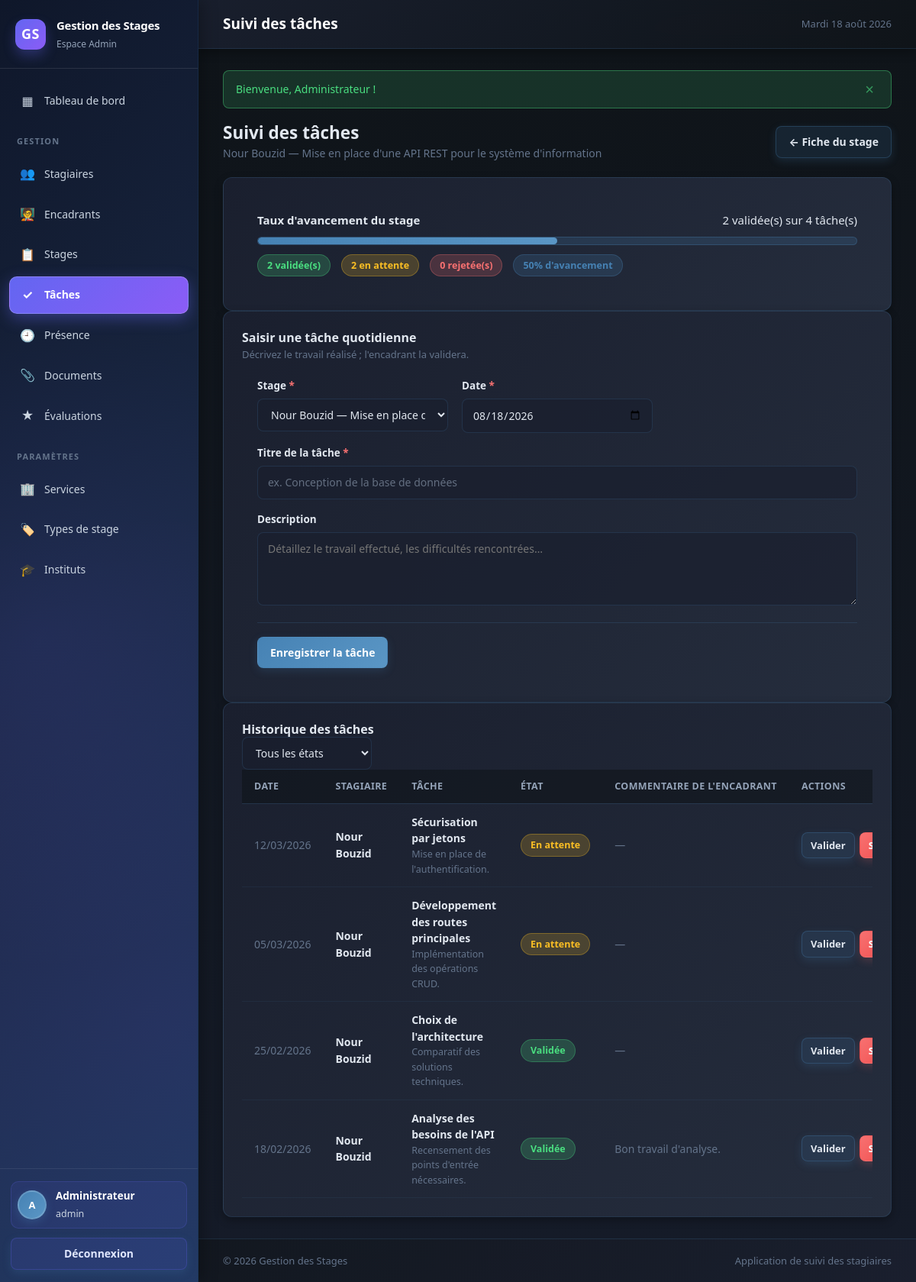
The app's page /taches.php?stage=2 (signed in) with its own data.
### tables this page shows
CREATE TABLE stage (
    id_stage     INT AUTO_INCREMENT PRIMARY KEY,
    id_stagiaire INT NOT NULL,
    id_service   INT DEFAULT NULL,
    id_encadrant INT DEFAULT NULL,
    id_type      INT DEFAULT NULL,
    sujet        VARCHAR(255) NOT NULL,
    description  TEXT DEFAULT NULL,
    date_debut   DATE NOT NULL,
    date_fin     DATE NOT NULL,
    type_stage   VARCHAR(50) DEFAULT NULL,
    statut       VARCHAR(30) NOT NULL DEFAULT 'En cours',
    CONSTRAINT fk_stage_stagiaire FOREIGN KEY (id_stagiaire)
        REFERENCES stagiaire (id_stagiaire) ON DELETE CASCADE,
    CONSTRAINT fk_stage_service FOREIGN KEY (id_service)
        REFERENCES service (id_service) ON DELETE SET NULL,
    CONSTRAINT fk_stage_encadrant FOREIGN KEY (id_encadrant)
        REFERENCES encadrant (id_encadrant) ON DELETE SET NULL,
    CONSTRAINT fk_stage_type FOREIGN KEY (id_type)
        REFERENCES type_stage (id_type) ON DELETE SET NULL,
    CONSTRAINT ck_stage_dates CHECK (date_fin >= date_debut),
    INDEX idx_stage_statut (statut)
);

CREATE TABLE stagiaire (
    id_stagiaire  INT AUTO_INCREMENT PRIMARY KEY,
    nom           VARCHAR(50)  NOT NULL,
    prenom        VARCHAR(50)  NOT NULL,
    cin           VARCHAR(20)  NOT NULL,
    email         VARCHAR(100) NOT NULL,
    telephone     VARCHAR(20)  DEFAULT NULL,
    etablissement VARCHAR(100) DEFAULT NULL,
    specialite    VARCHAR(100) DEFAULT NULL,
    niveau        VARCHAR(50)  DEFAULT NULL,
    id_institut   INT DEFAULT NULL,
    date_creation DATETIME NOT NULL DEFAULT CURRENT_TIMESTAMP,
    UNIQUE KEY uk_stagiaire_cin (cin),
    UNIQUE KEY uk_stagiaire_email (email),
    CONSTRAINT fk_stagiaire_institut FOREIGN KEY (id_institut)
        REFERENCES institut (id_institut) ON DELETE SET NULL
);

CREATE TABLE tache (
    id_tache    INT AUTO_INCREMENT PRIMARY KEY,
    id_stage    INT NOT NULL,
    titre       VARCHAR(150) NOT NULL,
    description TEXT DEFAULT NULL,
    date_tache  DATE NOT NULL,
    etat        VARCHAR(20) NOT NULL DEFAULT 'En attente',
    commentaire TEXT DEFAULT NULL COMMENT 'Commentaire de l''encadrant',
    date_validation DATETIME DEFAULT NULL,
    CONSTRAINT fk_tache_stage FOREIGN KEY (id_stage)
        REFERENCES stage (id_stage) ON DELETE CASCADE,
    INDEX idx_tache_etat (etat),
    INDEX idx_tache_date (date_tache)
);

### includes/db.php (called while the page is built, shortened)
<?php
function db(): PDO
{
    static $pdo = null;
    if ($pdo === null) {
        $dsn = sprintf('mysql:host=%s;dbname=%s;charset=%s', DB_HOST, DB_NAME, DB_CHARSET);
        try {
            $pdo = new PDO($dsn, DB_USER, DB_PASS, [
                PDO::ATTR_ERRMODE            => PDO::ERRMODE_EXCEPTION,
                PDO::ATTR_DEFAULT_FETCH_MODE => PDO::FETCH_ASSOC,
                PDO::ATTR_EMULATE_PREPARES   => false,
                PDO::MYSQL_ATTR_INIT_COMMAND => 'SET NAMES ' . DB_CHARSET . " COLLATE utf8mb4_unicode_ci",
            ]);
        } catch (PDOException $e) {
            http_response_code(500);
            exit(
                '<div style="font-family:system-ui;max-width:640px;margin:80px auto;padding:24px;'
                . 'border:1px solid #fecaca;background:#fef2f2;border-radius:12px;color:#991b1b">'
                . '<h2 style="margin:0 0 8px">Connexion à la base de données impossible</h2>'
                . '<p style="margin:0 0 12px">' . htmlspecialchars($e->getMessage()) . '</p>'
                . '<p style="margin:0;font-size:14px">Vérifiez que MySQL est démarré et que la base '
                . '<code>' . DB_NAME . '</code> a bien été importée (database/schema.sql).</p></div>'
            );
        }
    }
    return $pdo;
}
function query(string $sql, array $params = []): PDOStatement
{
    $stmt = db()->prepare($sql);
    $stmt->execute($params);
    return $stmt;
}
function fetchAll(string $sql, array $params = []): array
{
    return query($sql, $params)->fetchAll();
}
function fetchOne(string $sql, array $params = []): ?array
{
    $row = query($sql, $params)->fetch();
    return $row === false ? null : $row;
}

### includes/functions.php (called while the page is built, shortened)
<?php
require_once __DIR__ . '/db.php';
function e($value): string
{
    return htmlspecialchars((string) $value, ENT_QUOTES | ENT_SUBSTITUTE, 'UTF-8');
}
function url(string $path = ''): string
{
    return BASE_URL . '/' . ltrim($path, '/');
}
function dateFr(?string $date, string $format = 'd/m/Y'): string
{
    $ts = strtotime($date);
    return $ts ? date($format, $ts) : '—';
}
function progressionStage(int $idStage): array
{
    $row = fetchOne(
        "SELECT COUNT(*) AS total,
                SUM(etat = 'Validée')   AS validees,
                SUM(etat = 'En attente') AS attente,
                SUM(etat = 'Rejetée')   AS rejetees
         FROM tache WHERE id_stage = ?",
        [$idStage]
    );
    $total = (int) ($row['total'] ?? 0);
    return [
        'total'    => $total,
        'validees' => (int) ($row['validees'] ?? 0),
        'attente'  => (int) ($row['attente'] ?? 0),
        'rejetees' => (int) ($row['rejetees'] ?? 0),
        'taux'     => $total > 0 ? (int) round(((int) $row['validees'] / $total) * 100) : 0,
    ];
}
function etatBadge(string $etat): string
{
    return match ($etat) {
        'Validée'    => 'badge badge--success',
        'En attente' => 'badge badge--warning',
        'Rejetée'    => 'badge badge--danger',
        default      => 'badge',
    };
}

### includes/auth.php (called while the page is built, shortened)
<?php
require_once __DIR__ . '/functions.php';
function role(): ?string
{
    return $_SESSION['user']['role'] ?? null;
}
function estAdmin(): bool
{
    return role() === 'admin';
}
function estEncadrant(): bool
{
    return role() === 'encadrant';
}
function estStagiaire(): bool
{
    return role() === 'stagiaire';
}
function filtreStagesParRole(array &$params): string
{
    return '';
}

### public/taches.php (the view, shortened to what this page needs)
<?php
require_once __DIR__ . '/../includes/auth.php';
$idStage = intOrNull(get('stage'));
$params = [];
$sql = "SELECT t.*, s.sujet, s.id_stage, st.nom, st.prenom
        FROM tache t
        JOIN stage s     ON s.id_stage = t.id_stage
        JOIN stagiaire st ON st.id_stagiaire = s.id_stagiaire
        WHERE 1=1";
$sql .= filtreStagesParRole($params);
if ($idStage) {
    $sql .= ' AND t.id_stage = ?';
    $params[] = $idStage;
}
$sql .= ' ORDER BY t.date_tache DESC, t.id_tache DESC';
$taches = fetchAll($sql, $params);
$p2 = [];
$stagesDispo = fetchAll(
    "SELECT s.id_stage, s.sujet, st.nom, st.prenom
     FROM stage s JOIN stagiaire st ON st.id_stagiaire = s.id_stagiaire
     WHERE s.statut = 'En cours' " . filtreStagesParRole($p2) . ' ORDER BY st.nom',
    $p2
);
$stageCourant = $idStage ? fetchOne(
    'SELECT s.*, st.nom, st.prenom FROM stage s
     JOIN stagiaire st ON st.id_stagiaire = s.id_stagiaire WHERE s.id_stage = ?',
    [$idStage]
) : null;
$prog = $idStage ? progressionStage($idStage) : null;
require_once __DIR__ . '/../includes/header.php';
?>
<div class="page-head">
    <div>
        <h2 class="mb-0">Suivi des tâches</h2>
        <p>
            <?php if ($stageCourant): ?>
                <?= e($stageCourant['prenom'] . ' ' . $stageCourant['nom']) ?> — <?= e($stageCourant['sujet']) ?>
            <?php else: ?>
                <?= count($taches) ?> tâche(s) · saisie quotidienne et validation par l'encadrant
            <?php endif; ?>
        </p>
    </div>
    <?php if ($idStage): ?>
        <a class="btn btn--secondary" href="<?= url('stage_details.php?id=' . $idStage) ?>">← Fiche du stage</a>
    <?php endif; ?>
</div>
<?php if ($prog && $prog['total'] > 0): ?>
    <section class="card">
        <div class="card__body">
            <div style="display:flex;justify-content:space-between;align-items:center;gap:16px;flex-wrap:wrap;margin-bottom:10px">
                <strong>Taux d'avancement du stage</strong>
                <span class="muted"><?= $prog['validees'] ?> validée(s) sur <?= $prog['total'] ?> tâche(s)</span>
            </div>
            <div class="progress" style="height:11px">
                <div class="progress__bar<?= $prog['taux'] >= 100 ? ' progress__bar--success' : '' ?>"
                     style="width:<?= $prog['taux'] ?>%"></div>
            </div>
            <div style="display:flex;gap:14px;margin-top:12px;flex-wrap:wrap">
                <span class="badge badge--success"><?= $prog['validees'] ?> validée(s)</span>
                <span class="badge badge--warning"><?= $prog['attente'] ?> en attente</span>
                <span class="badge badge--danger"><?= $prog['rejetees'] ?> rejetée(s)</span>
                <span class="badge"><?= $prog['taux'] ?>% d'avancement</span>
            </div>
        </div>
    </section>
<?php endif; ?>
<?php if ($stagesDispo && !estEncadrant()): ?>
<section class="card">
    <div class="card__head">
        <div>
            <h3>Saisir une tâche quotidienne</h3>
            <p>Décrivez le travail réalisé ; l'encadrant la validera.</p>
        </div>
    </div>
    <div class="card__body">
        <form method="post">
            <div class="form-grid">
                <?php if (count($stagesDispo) > 1 || !$idStage): ?>
                    <div class="field">
                        <label for="id_stage">Stage <span class="req">*</span></label>
                        <select class="select" id="id_stage" name="id_stage" required>
                            <?php foreach ($stagesDispo as $sd): ?>
                                <option value="<?= (int) $sd['id_stage'] ?>" <?= $idStage === (int) $sd['id_stage'] ? 'selected' : '' ?>>
                                    <?= e($sd['prenom'] . ' ' . $sd['nom'] . ' — ' . mb_strimwidth($sd['sujet'], 0, 45, '…')) ?>
                                </option>
                            <?php endforeach; ?>
                        </select>
                    </div>
                <?php else: ?>
                    <input type="hidden" name="id_stage" value="<?= (int) ($idStage ?: $stagesDispo[0]['id_stage']) ?>">
                <?php endif; ?>
                <div class="field">
                    <label for="date_tache">Date <span class="req">*</span></label>
                    <input class="input" type="date" id="date_tache" name="date_tache" required
                           value="<?= date('Y-m-d') ?>" max="<?= date('Y-m-d') ?>">
                </div>
                <div class="field field--full">
                    <label for="titre">Titre de la tâche <span class="req">*</span></label>
                    <input class="input" type="text" id="titre" name="titre" required maxlength="150"
                           placeholder="ex. Conception de la base de données">
                </div>
                <div class="field field--full">
                    <label for="description">Description</label>
                    <textarea class="textarea" id="description" name="description"
                              placeholder="Détaillez le travail effectué, les difficultés rencontrées…"></textarea>
                </div>
            </div>
            <div class="form-actions">
                <button class="btn" type="submit">Enregistrer la tâche</button>
            </div>
        </form>
    </div>
</section>
<?php endif; ?>
<section class="card">
    <div class="card__head">
        <h3>Historique des tâches</h3>
        <form method="get" class="toolbar" style="margin:0">
            <div class="field">
                <select class="select" name="etat" data-auto-submit>
                    <option value="">Tous les états</option>
                </select>
            </div>
        </form>
    </div>
    <div class="card__body card__body--flush">
        <?php if (!$taches): ?>
            <div class="empty">
                <span class="empty__icon">✓</span>
                <p>Aucune tâche enregistrée pour le moment.</p>
            </div>
        <?php else: ?>
            <div class="table-wrap">
                <table class="table">
                    <thead>
                    <tr>
                        <th>Date</th>
                        <?php if (!estStagiaire()): ?><th>Stagiaire</th><?php endif; ?>
                        <th>Tâche</th>
                        <th>État</th>
                        <th>Commentaire de l'encadrant</th>
                        <th class="text-right">Actions</th>
                    </tr>
                    </thead>
                    <tbody>
                    <?php foreach ($taches as $t): ?>
                        <tr>
                            <td class="nowrap muted"><?= dateFr($t['date_tache']) ?></td>
                            <?php if (!estStagiaire()): ?>
                                <td><strong><?= e($t['prenom'] . ' ' . $t['nom']) ?></strong></td>
                            <?php endif; ?>
                            <td style="max-width:320px">
                                <div style="font-weight:600"><?= e($t['titre']) ?></div>
                                <?php if ($t['description']): ?>
                                    <div class="person__sub" style="white-space:pre-line"><?= e($t['description']) ?></div>
                                <?php endif; ?>
                            </td>
                            <td><span class="<?= etatBadge($t['etat']) ?>"><?= e($t['etat']) ?></span></td>
                            <td style="max-width:220px" class="muted">
                                <?= $t['commentaire'] ? e($t['commentaire']) : '—' ?>
                            </td>
                            <td>
                                <div class="table__actions" style="justify-content:flex-end">
                                    <?php if (estAdmin() || estEncadrant()): ?>
                                        <button class="btn btn--secondary btn--sm" type="button"
                                                onclick="document.getElementById('val-<?= (int) $t['id_tache'] ?>').classList.toggle('is-hidden')">
                                            Valider
                                        </button>
                                    <?php endif; ?>
                                    <?php if (estAdmin() || estEncadrant() || $t['etat'] !== 'Validée'): ?>
                                        <form method="post" style="display:inline">
                                            <button class="btn btn--danger btn--sm" type="submit"
                                                    data-confirm="Supprimer cette tâche ?">Suppr.</button>
                                        </form>
                                    <?php endif; ?>
                                </div>
                            </td>
                        </tr>
                    <?php endforeach; ?>
                    </tbody>
                </table>
            </div>
        <?php endif; ?>
    </div>
</section>
<?php require_once __DIR__ . '/../includes/footer.php'; ?>

### records on screen
stage: id_stagiaire.nom "Nour Bouzid", sujet "Mise en place d'une API REST pour le système d'information"
tache: date_tache "12/03/2026", stagiaire.prenom+nom "Nour Bouzid", titre "Sécurisation par jetons", description "Mise en place de l'authentification.", etat "En attente"
tache: date_tache "05/03/2026", stagiaire.prenom+nom "Nour Bouzid", titre "Développement des routes principales", description "Implémentation des opérations CRUD.", etat "En attente"
tache: date_tache "25/02/2026", stagiaire.prenom+nom "Nour Bouzid", titre "Choix de l'architecture", description "Comparatif des solutions techniques.", etat "Validée"
tache: date_tache "18/02/2026", stagiaire.prenom+nom "Nour Bouzid", titre "Analyse des besoins de l'API", description "Recensement des points d'entrée nécessaires.", etat "Validée", commentaire "Bon travail d'analyse."

### other values on screen
$u['role'] "Admin"
mb_substr($u['nom_complet'], 0, 1) "A"
$u['nom_complet'] "Administrateur"
$u['login'] "admin"
$pageTitle "Suivi des tâches"
strftime_fr() "Mardi 18 août 2026"
$f['message'] "Bienvenue, Administrateur !"
$prog['validees'] "2"
$prog['total'] "4"
$prog['attente'] "2"
$prog['rejetees'] "0"
$prog['taux'] "50"
APP_NAME "Gestion des Stages"
form field id_stage "Nour Bouzid — Mise en place d'une API REST pour le système…"
